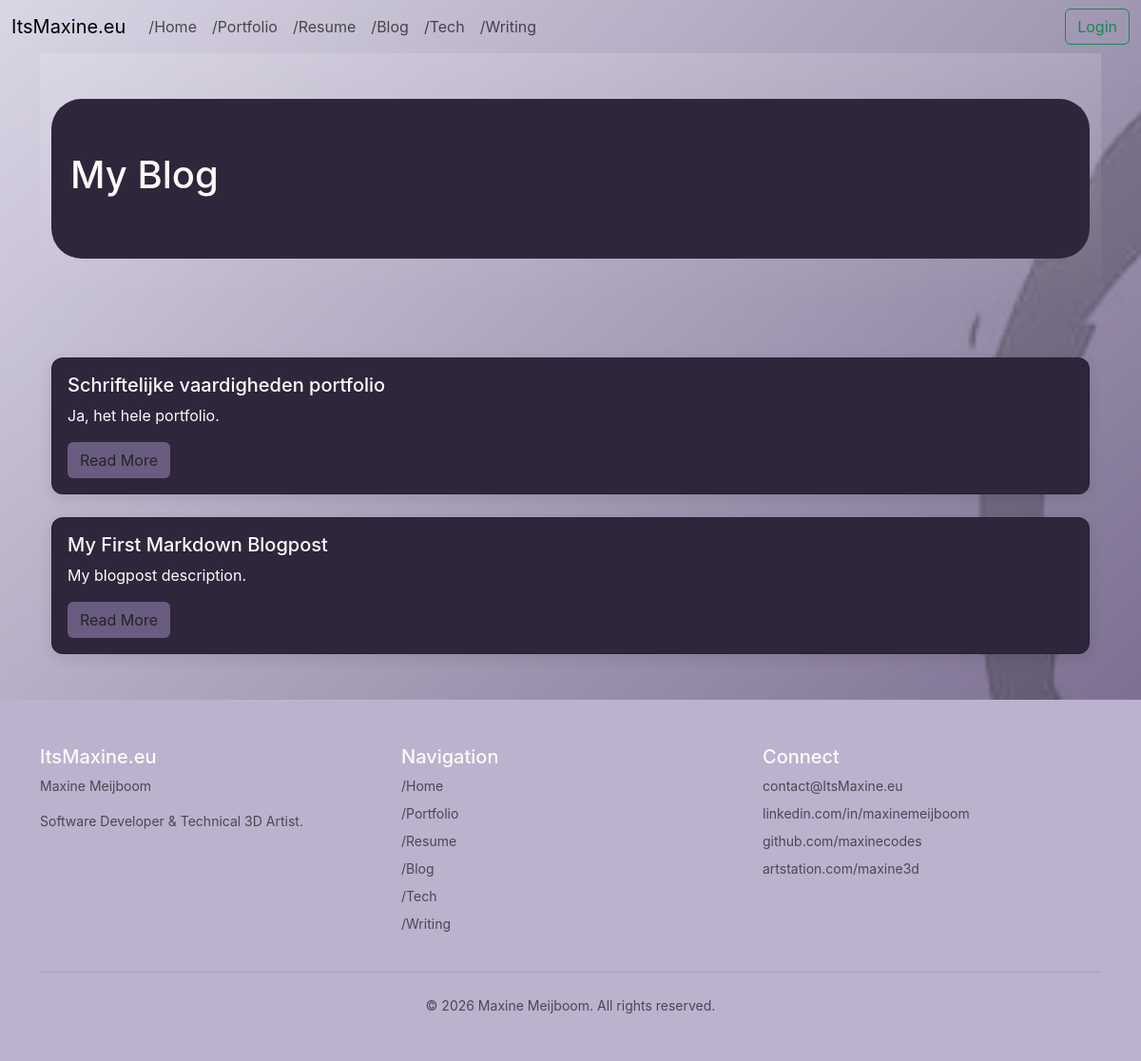
Page /blog on the committed database.
### app.py (models this page shows, shortened)
class BlogPost(db.Model):
    __tablename__ = 'blog_posts'
    id = db.Column(db.Integer, primary_key=True)
    title = db.Column(db.Text)
    date = db.Column(db.Date)
    description = db.Column(db.Text)
    content = db.Column(db.Text) # markdown
    def __repr__(self): return f"Blog Post [{self.id}]: {self.title}"

### app.py (the view)
@app.route('/blog')
def blog():
    recent_blogs = BlogPost.query.order_by(BlogPost.date.desc()).all()
    print(recent_blogs)
    return render_template('blog.html', blogs=recent_blogs)

### templates/blog.html (shortened to what this page needs)
{% extends "base.html" %}
{% block content %}
<section class="bg-gradient text-white py-5 mb-5">
    <div class="container">
        <div class="p-2 mb-2 bg-dark text-light rounded-5">
            <div class="container-fluid py-5">
                <h1 class="display-9">My Blog</h1>
            </div>
        </div>
    </div>
</section>
<section class="container mb-5">
    <div class="d-flex flex-column gap-4">
    {% for blog_post in blogs %}
    <div class="card h-100 bg-dark text-light">
        <div class="card-body">
            <h5 class="card-title">{{ blog_post.title }}</h5>
            <p class="card-text">{{ blog_post.description }}</p>
            <a href="/blog/{{ blog_post.id }}" class="btn bg-custom">Read More</a>
        </div>
    </div>
    {% endfor %}
    </div>
</section>
{% endblock %}

### static/style.css (style rules this page uses)
:root { --color-primary: #7950f2; --color-secondary: #ff6b6b; --color-bg-custom: #6A5B81; --color-bg-dark: #2E263B; --color-bg-light: #BBB2CE; --color-bg-page: #DAD6E5; --color-text-custom: #CCCFE3; --color-text-light: #FDFBF9; --color-text-dark: #17141D; --color-success: #4ecdc4; --color-warning: #FFD166; --color-danger: #EF476F; --color-info: #118AB2; }
:root { --bs-primary: var(--color-primary); --bs-secondary: var(--color-secondary); --bs-success: var(--color-success); --bs-warning: var(--color-warning); --bs-danger: var(--color-danger); --bs-info: var(--color-info); --bs-light: var(--color-bg-light); --bs-dark: var(--color-bg-dark); }
body { background: url('../static/images/debian_wallpaper.jpg') center center, linear-gradient(135deg, var(--color-bg-page), var(--color-bg-light)); background-attachment: fixed; background-size: cover; background-repeat: no-repeat; color: var(--color-text-dark); font-family: -apple-system, BlinkMacSystemFont, 'Segoe UI', Roboto, sans-serif; }
.bg-custom { background-color: var(--color-bg-custom) !important; }
.bg-dark { background-color: var(--color-bg-dark) !important; }
.text-light { color: var(--color-text-light) !important; }
.card { background-color: rgba(255, 255, 255, 0.95); border-radius: 12px; box-shadow: 0 4px 15px rgba(0, 0, 0, 0.1); transition: transform 0.3s ease, box-shadow 0.3s ease; }
a { color: var(--color-primary); text-decoration: none; transition: color 0.3s ease; }

### rows in the picture
BlogPost: title "Schriftelijke vaardigheden portfolio", description "Ja, het hele portfolio."
BlogPost: title "My First Markdown Blogpost", description "My blogpost description."
